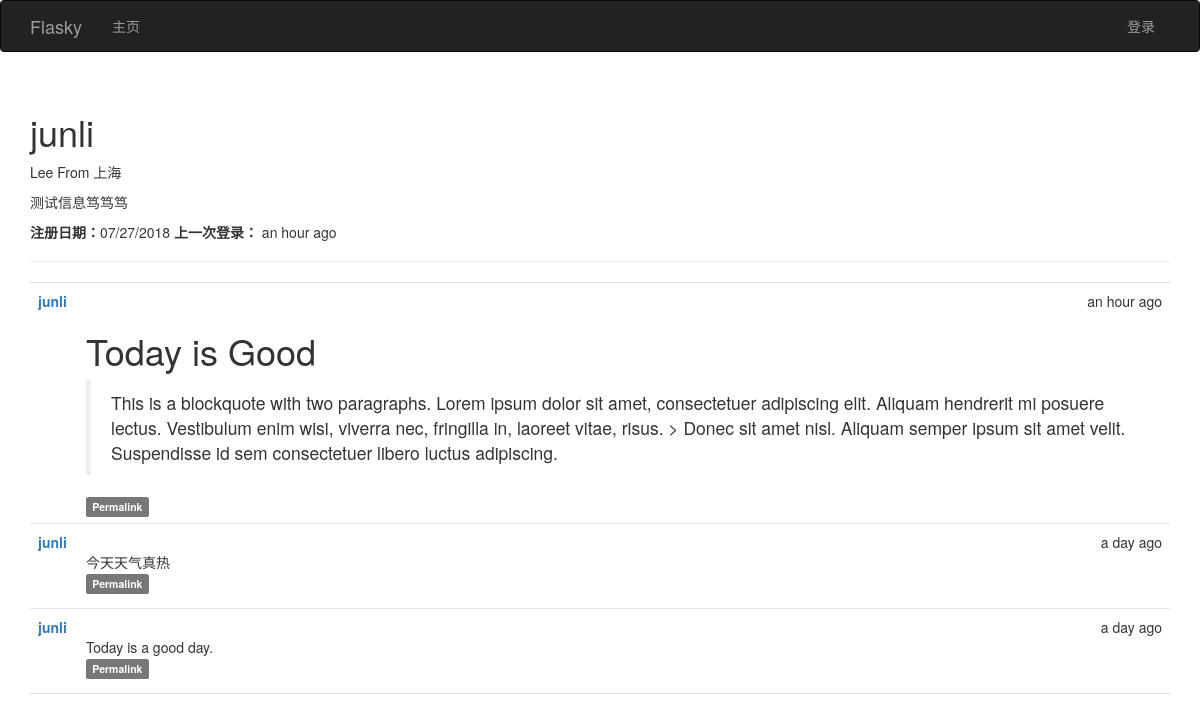
The page /user/junli on the database as committed earlier.
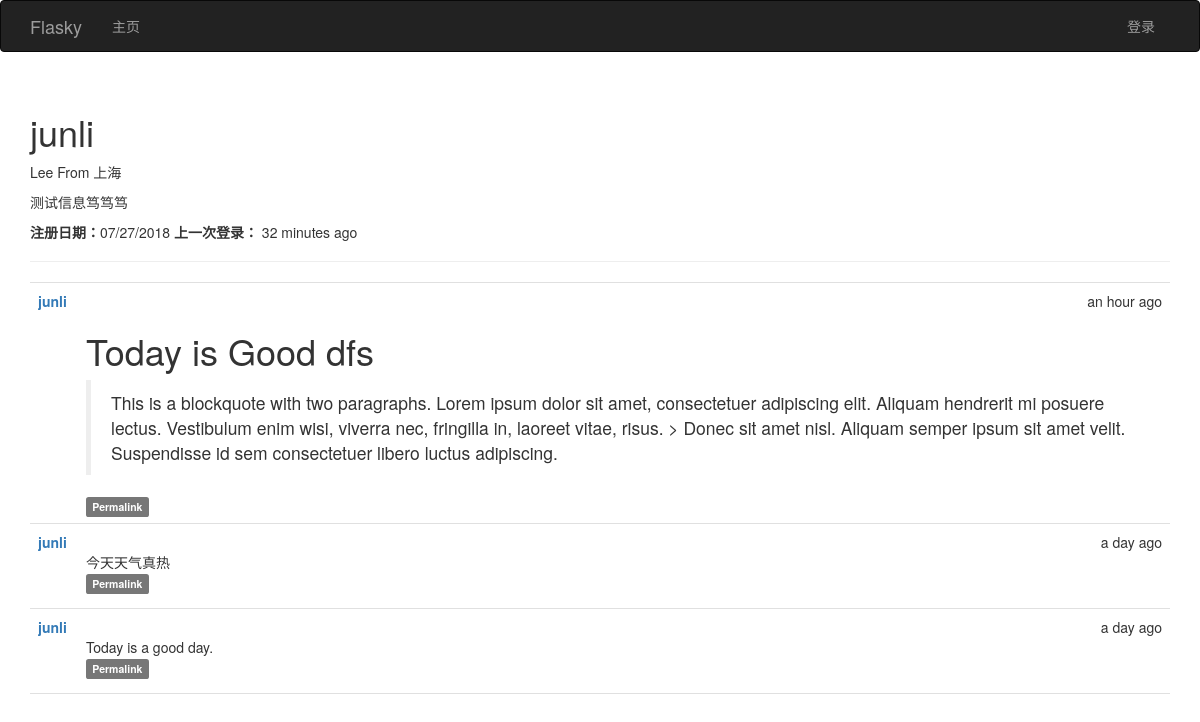
The same page on the database as committed later.
### app/models.py (models this page shows, shortened)
class User(UserMixin, db.Model):
    __tablename__ = 'users'
    id = db.Column(db.Integer, primary_key=True)
    username = db.Column(db.String(64), unique=True, index=True)
    email = db.Column(db.String(64), unique=True,index=True)
    role_id = db.Column(db.Integer, db.ForeignKey('roles.id'))
    password_hash = db.Column(db.String(128))
    confirmed = db.Column(db.Boolean, default= False)
    name = db.Column(db.String(64))
    location = db.Column(db.String(128))
    about_me = db.Column(db.Text())
    member_since = db.Column(db.DateTime(), default=datetime.utcnow)
    last_seen = db.Column(db.DateTime(), default=datetime.utcnow)
    posts = db.relationship('Post', backref='author', lazy='dynamic')
    @property
    def password(self):
        raise AttributeError('password is not a readable attribute')

class Post(db.Model):
    __tablename__ = 'posts'
    id = db.Column(db.Integer, primary_key=True)
    body = db.Column(db.Text)
    timestamp = db.Column(db.DateTime, index=True, default=datetime.utcnow)
    author_id = db.Column(db.Integer, db.ForeignKey('users.id'))
    body_html = db.Column(db.Text)

### app/main/views.py (the view)
@main.route('/user/<username>')
def user(username):
    user = User.query.filter_by(username= username).first()
    if user is None:
        abort(404)
    posts = user.posts.order_by(Post.timestamp.desc()).all()
    return render_template('user.html', user=user, posts=posts)

### app/auth/views.py (called while the page is built)
@auth.before_app_request
def before_request():
    if current_user.is_authenticated:
        current_user.ping()
        if not current_user.confirmed and request.endpoint[:5] != 'auth.':
            return redirect(url_for('auth.unconfirmed'))

### app/main/__init__.py (called while the page is built)
@main.app_context_processor
def inject_permissions():
    return dict(Permission=Permission)

### app/models.py (called while the page is built)
    def is_administrator(self):
        return False

### app/templates/user.html (shortened to what this page needs)
{%  extends "base.html" %}
{%  import "bootstrap/wtf.html" as wtf %}
{% block page_content %}
    <div class="page-header">
        <h1>  {{ user.username }} </h1>
        <p>
        {% if user.name %} {{ user.name }}  {% endif %}
         {% if user.location %}
           From  {{ user.location }}
        {% endif %}
        </p>
      {% if user.about_me %}  <p>{{ user.about_me }} </p> {% endif %}
     <p>
         <b>注册日期：</b>{{ moment(user.member_since).format('L') }}
         <b>上一次登录：</b> {{ moment(user.last_seen).fromNow(refresh=True) }}
     </p>
    </div>
      {%  include '_posts.html' %}
{% endblock %}

### app/templates/base.html (shortened to what this page needs)
{% extends "bootstrap/base.html" %}
{% block head %}
{{ super() }}
<link rel="stylesheet" type="text/css" href="{{ url_for('static', filename='style.css') }}">
{% endblock %}
{% block navbar %}
<div class="navbar navbar-inverse" role="navigation">
    <div class="container">
        <div class="navbar-header">
            <a class="navbar-brand" href="{{ url_for('main.index') }}">Flasky</a>
        </div>
        <div class="navbar-collapse collapse">
            <ul class="nav navbar-nav">
                <li><a href="{{ url_for('main.index') }}">主页</a></li>
            </ul>
            <ul class="nav navbar-nav navbar-right">
                {% if current_user.is_authenticated %}
                <li class="dropdown">
                <a href="#" class="dropdown-toggle" data-toggle="dropdown">账户- {{ current_user.username }} <b class="caret"></b></a>
                     <ul class="dropdown-menu">
                    <li><a href="{{ url_for('auth.change_password') }}">修改密码</a></li>
                     <li><a href="{{ url_for('auth.change_email_request') }}">修改Email</a></li>
                     <li><a href="{{ url_for('auth.logout') }}">登出</a></li>
                    </ul>
                </li>
                {% else %}
                <li><a href="{{ url_for('auth.login') }}">登录</a></li>
                {% endif %}
            </ul>
        </div>
    </div>
</div>
{% endblock %}
{% block content %}
<div class="container">
    {% block page_content %}{% endblock %}
</div>
{% endblock %}

### app/templates/_posts.html (shortened to what this page needs)
  <ul class="posts">
        {% for post in posts %}
            <li class="post">
                <div class="post-date">
                    {{ moment(post.timestamp).fromNow() }}
                </div>
                <div class="post-author">
                    <a href="{{ url_for('.user', username=post.author.username) }}">{{ post.author.username }}</a>
                </div>
                <div class="post-content">
                    {% if post.body_html %}
                        {{  post.body_html | safe }}
                    {% else %}
                        {{ post.body }}
                    {% endif %}
                    <div class="post-footer">
                        <a href="{{ url_for('.post', id=post.id) }}">
                            <span class="label label-default">Permalink</span>
                        </a>
                    </div>
                </div>
            </li>
        {% endfor %}
    </ul>

### app/static/style.css (style rules this page uses)
ul.posts { list-style-type: none; padding: 0px; margin: 16px 0px 0px 0px; border-top: 1px solid #e0e0e0; }
ul.posts li.post { padding: 8px; border-bottom: 1px solid #e0e0e0; }
div.post-date { float: right; }
div.post-author { font-weight: bold; }
div.post-content { margin-left: 48px; min-height: 48px; }

Rows that differ between the two databases and show on the page:
changed User "junli": last_seen "an hour ago" → "32 minutes ago"
changed Post "an hour ago": body_html "Today is Good This is a blockquote…" → "Today is Good dfs This is a blockquote…"
